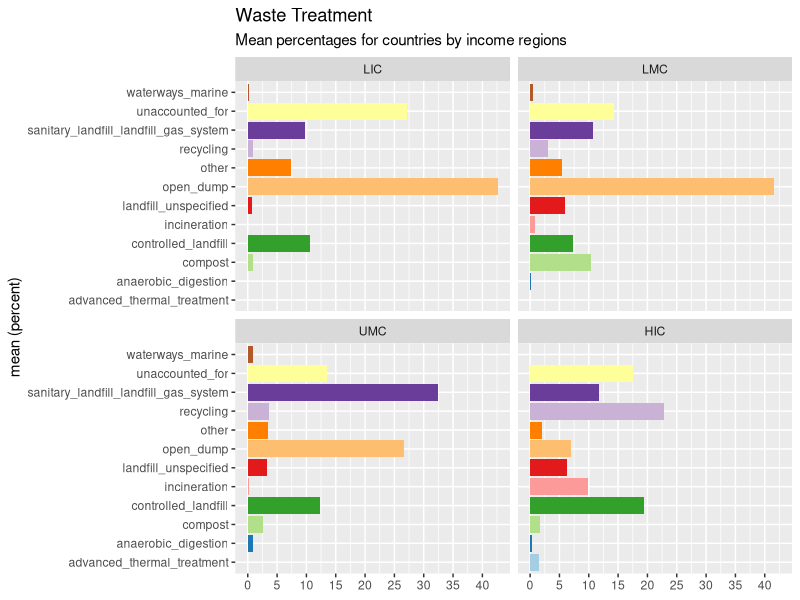

This chart was generated by the following R code:
## ---- chunk 1
library(tidyverse)
library(here)
## ---- chunk 2

treatment_mean <- read_csv(here("data/what_a_waste/what-a-waste-city-level-data-treatment-mean.csv"))

## ---- chunk 3

treatment_mean %>% 
  pivot_wider(names_from = income_id, 
              values_from = mean) |> 
  knitr::kable(digits = 1)

## ---- chunk 4

income_fct_level <- c("LIC", "LMC", "UMC", "HIC") 

treatment_mean_fct <- treatment_mean |> 
  mutate(income_id = factor(income_id, levels = income_fct_level))  

ggplot(data = treatment_mean_fct,
       mapping = aes(x = waste_treatment, y = mean, fill = waste_treatment)) + 
  geom_col() + 
  coord_flip() +
  labs(title = "Waste Treatment", 
       subtitle = "Mean percentages for countries by income regions", 
       x = "mean (percent)", 
       y = NULL) + 
  scale_fill_brewer(type = "qual", palette = "Paired") +
  scale_y_continuous(breaks = seq(0, 40, 5)) +
  facet_wrap(~income_id) +
  theme(legend.position = "none") 



